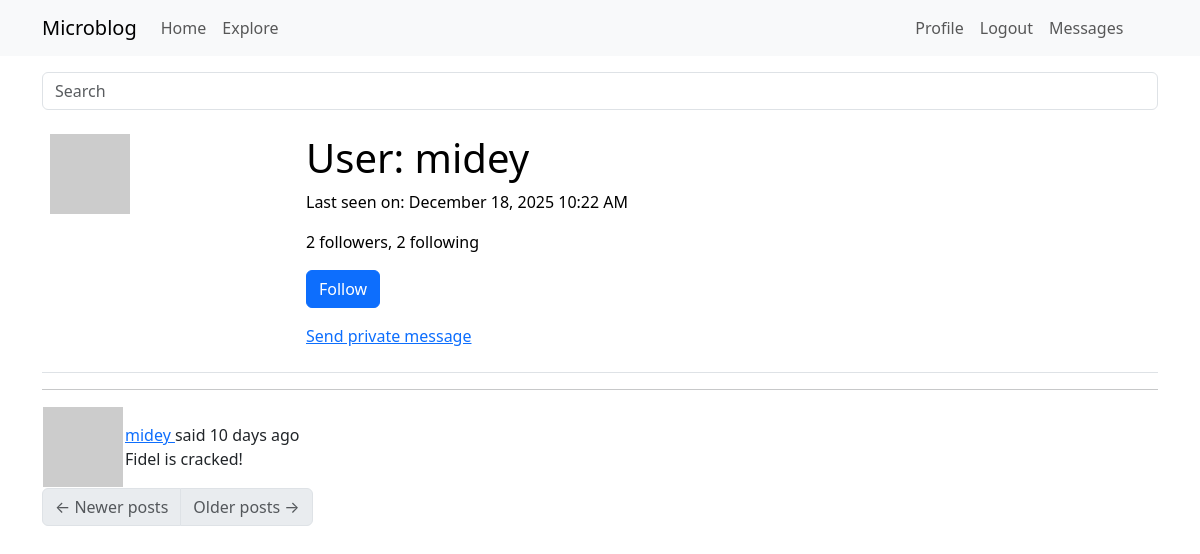
The page /user/midey (signed in) on the database its author committed.
### app/models.py (models this page shows, shortened)
class PaginatedAPIMixin(object):
    @staticmethod
    def to_collection_dict(query, page, per_page, endpoint, **kwargs): #it takes an sql query, a page number and a page size
        resources = db.paginate(query, page=page, per_page=per_page, error_out=False)
        data = {
          'items': [item.to_dict() for item in resources.items],
            '_meta': {
                'page': page,
                'per_page': per_page,
                'total_pages': resources.pages,
                'total_items': resources.total
            },
            '_links': {
                'self': url_for(endpoint, page=page, per_page=per_page,
                                **kwargs), #takes the endpoint argument for the view function that needs to be used in the url_for calls
                'next': url_for(endpoint, page=page + 1, per_page=per_page,
                                **kwargs) if resources.has_next else None,
                'prev': url_for(endpoint, page=page - 1, per_page=per_page,
                                **kwargs) if resources.has_prev else None
            }
        }
        return data

class User(PaginatedAPIMixin, UserMixin, db.Model):
    __tablename__ = "user"
    id: so.Mapped[int] = so.mapped_column(primary_key=True)
    username: so.Mapped[str] = so.mapped_column(sa.String(64), index=True, unique=True)
    email: so.Mapped[str] = so.mapped_column(sa.String(120), index=True, unique=True)
    password_hash: so.Mapped[Optional[str]] = so.mapped_column(sa.String(256))
    posts: so.WriteOnlyMapped['Post'] = so.relationship(back_populates='author')
    about_me: so.Mapped[Optional[str]] = so.mapped_column(sa.String(140))
    last_seen: so.Mapped[Optional[datetime]] = so.mapped_column(default=lambda:
                                datetime.now(timezone.utc))
    def avatar(self, size):
        digest = md5(self.email.lower().encode('utf-8')).hexdigest()
        return f'https://www.gravatar.com/avatar/{digest}?d=identicon&s={size}'
    following: so.WriteOnlyMapped['User'] = so.relationship(
        secondary=followers,
        primaryjoin=(followers.c.follower_id == id),
        secondaryjoin=(followers.c.followed_id == id),
        back_populates='followers')
    followers: so.WriteOnlyMapped['User'] = so.relationship(
        secondary=followers, primaryjoin=(followers.c.followed_id == id),
        secondaryjoin=(followers.c.follower_id == id),
        back_populates='following')
    def is_following(self, user):
        query = self.following.select().where(User.id == user.id)
        return db.session.scalar(query)
    def followers_count(self):
        query = sa.select(sa.func.count()).select_from(
            self.followers.select().subquery())
        return db.session.scalar(query)
    def following_count(self):
        query = sa.select(sa.func.count()).select_from(
            self.following.select().subquery())
        return db.session.scalar(query)
    last_message_read_time: so.Mapped[Optional[datetime]]
    messages_sent: so.WriteOnlyMapped['Message'] = so.relationship(foreign_keys='Message.sender_id', back_populates='author')
    messages_recieved: so.WriteOnlyMapped['Message'] = so.relationship(foreign_keys='Message.recipient_id', back_populates='recipient')
    def unread_message_count(self):
        last_read_time = self.last_message_read_time or datetime(1900, 1, 1)
        query = sa.select(Message).where(Message.recipient == self, Message.timestamp > last_read_time)
        return db.session.scalar(sa.select(sa.func.count()).select_from(query.subquery()))
    notifications: so.WriteOnlyMapped['Notification'] = so.relationship(back_populates='user')
    tasks: so.WriteOnlyMapped['Task'] = so.relationship(back_populates='user')
    def get_tasks_in_progress(self):
        query = self.tasks.select().where(Task.complete == False)
        return db.session.scalars(query)
    token: so.Mapped[Optional[str]] = so.mapped_column(sa.String(32), index=True, unique=True)
    token_expiration: so.Mapped[Optional[datetime]] = so.mapped_column(sa.DateTime)

class SearchableMixin(object):
    @classmethod
    def before_commit(cls, session):
        session._changes = { #session._changes is a custom attribute added to the session object to track changes made during the session
            'add': list(session.new), #list of new objects to be added
            'update': list(session.dirty), #list of modified objects
            'delete': list(session.deleted) #list of deleted objects
        }
    @classmethod
    def after_commit(cls, session):
        for obj in session._changes['add']:
            if isinstance(obj, SearchableMixin):
                add_to_index(obj.__tablename__, obj)
        for obj in session._changes['update']:
            if isinstance(obj, SearchableMixin):
                add_to_index(obj.__tablename__, obj)
        for obj in session._changes['delete']:
            if isinstance(obj, SearchableMixin):
                remove_from_index(obj.__tablename__, obj)
        session._changes = None

class Post(SearchableMixin, db.Model):
    __tablename__ = "post"
    __searchable__ = ['body'] #this indicates that the body field of the Post model should be indexed for full-text search
    id: so.Mapped[int] = so.mapped_column(primary_key=True)
    body: so.Mapped[str] = so.mapped_column(sa.String(140))
    timestamp: so.Mapped[datetime] = so.mapped_column(index=True, default=lambda: datetime.now(timezone.utc))
    user_id: so.Mapped[int] = so.mapped_column(sa.ForeignKey(User.id), index=True)
    author: so.Mapped[User] = so.relationship(back_populates='posts')
    language: so.Mapped[Optional[str]] = so.mapped_column(sa.String(5))

### app/main/routes.py (the view)
@bp.route('/user/<username>')
@login_required
def user(username):
    user = db.first_or_404(sa.select(User).where(User.username == username))
    page = request.args.get('page', 1, type=int)
    query = user.posts.select().order_by(Post.timestamp.desc())
    posts = db.paginate(query, page=page, per_page=current_app.config['POSTS_PER_PAGE'], error_out=False)
    prev_url=None
    next_url=None
    if posts.has_next:
        next_url = url_for('main.user', username=user.username, page=posts.next_num)
    else:
        None
    if posts.has_prev:
        prev_url = url_for('main.user', username=user.username, page=posts.prev_num)
    else:
        None
    form = EmptyForm()
    return render_template('user.html',form=form,
                           posts=posts.items, next_url=next_url,
                           prev_url=prev_url, user=user, delete_form=form)

### app/main/forms.py
class SearchForm(FlaskForm):
    q = StringField(_l('Search'), validators=[DataRequired()])
    def __init__(self, *args, **kwargs):
        if 'formdata' not in kwargs:
            kwargs['formdata'] = request.args
        if 'meta' not in kwargs:
            kwargs['meta'] = {'csrf': False}
        super(SearchForm, self).__init__(*args, **kwargs)

class EmptyForm(FlaskForm):
    submit = SubmitField(_l('Submit'))

### app/__init__.py (called while the page is built)
def get_locale():
    return request.accept_languages.best_match(current_app.config['LANGUAGES'])

### app/main/routes.py (called while the page is built)
@bp.before_request
def before_request():
    if current_user.is_authenticated:
        current_user.last_seen = datetime.now(timezone.utc)
        db.session.commit()
        g.search_form = SearchForm()
    g.locale = str(get_locale())

### app/models.py (called while the page is built)
@login.user_loader
def load_user(id):
    return db.session.get(User, int(id))

### app/templates/user.html (shortened to what this page needs)
{%extends "base.html" %}
{% block content %}
   <table class="table table-hover">
       <tr valign="top">
            <td width="256px"><img src = "{{ user.avatar(128) }}"></td>
            <td>
               <h1>{{ _('User') }}: {{ user.username }}</h1>
               {% if user.last_seen %}<p>{{ _('Last seen on') }}: {{ moment(user.last_seen).format('LLL') }}</p>{% endif %}
                <p>{{ _('%(count)d followers', count=user.followers_count()) }}, {{ _('%(count)d following', count=user.following_count()) }}</p>
                {% if user == current_user %}
               <p>
                   <a href="{{ url_for('main.edit_profile') }}">{{ _('Edit your profile') }}</a>
                   {% if not current_user.get_task_in_progress('export_posts') %}
                   | <a href="{{ url_for('main.export_posts') }}">{{ _('Export your posts') }}</a>
                   {% endif %}
               </p>
               {% elif not current_user.is_following(user) %}
               <p>
                   <form action="{{ url_for('main.follow', username=user.username) }}" method="post">
                       {{ form.submit(value=_('Follow'), class_='btn btn-primary') }}
                   </form>
               </p>
               {% endif %}
               {% if user != current_user %}
               <p>
                   <a href="{{ url_for('main.send_message', recipient=user.username) }}">
                       {{_('Send private message')}}
                   </a>
               </p>
               {% endif %}
           </td>
       </tr>
   </table>
   <hr>
   {% for post in posts %}
       {% include '_post.html' %}
   {% endfor %}
   <nav aria-label="Post navigation">
       <ul class="pagination">
           <li class="page-item{% if not prev_url %} disabled{% endif %}">
               <a class="page-link" href="{{ prev_url }}">
                   <span aria-hidden="true">&larr;</span> Newer posts
               </a>
           </li>
           <li class="page-item{% if not next_url %} disabled{% endif %}">
               <a class="page-link" href="{{ next_url }}">
                   Older posts <span aria-hidden="true">&rarr;</span>
               </a>
           </li>
       </ul>
   </nav>
{% endblock %}

### app/templates/_post.html (shortened to what this page needs)
<table class=""table table-hover>
    <tr>
        <td width="70px">
            <a href="{{ url_for('main.user', username=post.author.username) }}">
            <img src="{{ post.author.avatar(36) }}">
            </a>
        </td>
        <td>
            {{ _('%(username)s said %(when)s',
                username=user_link, when=moment(post.timestamp).fromNow()) }}
                <br>
            <span id="post{{ post.id }}">{{ post.body }}</span>
        </td>
    </tr>
</table>

### rows shown on the page
User: username "midey", last_seen "December 18, 2025 10:22 AM"
Post: body "Fidel is cracked!"
